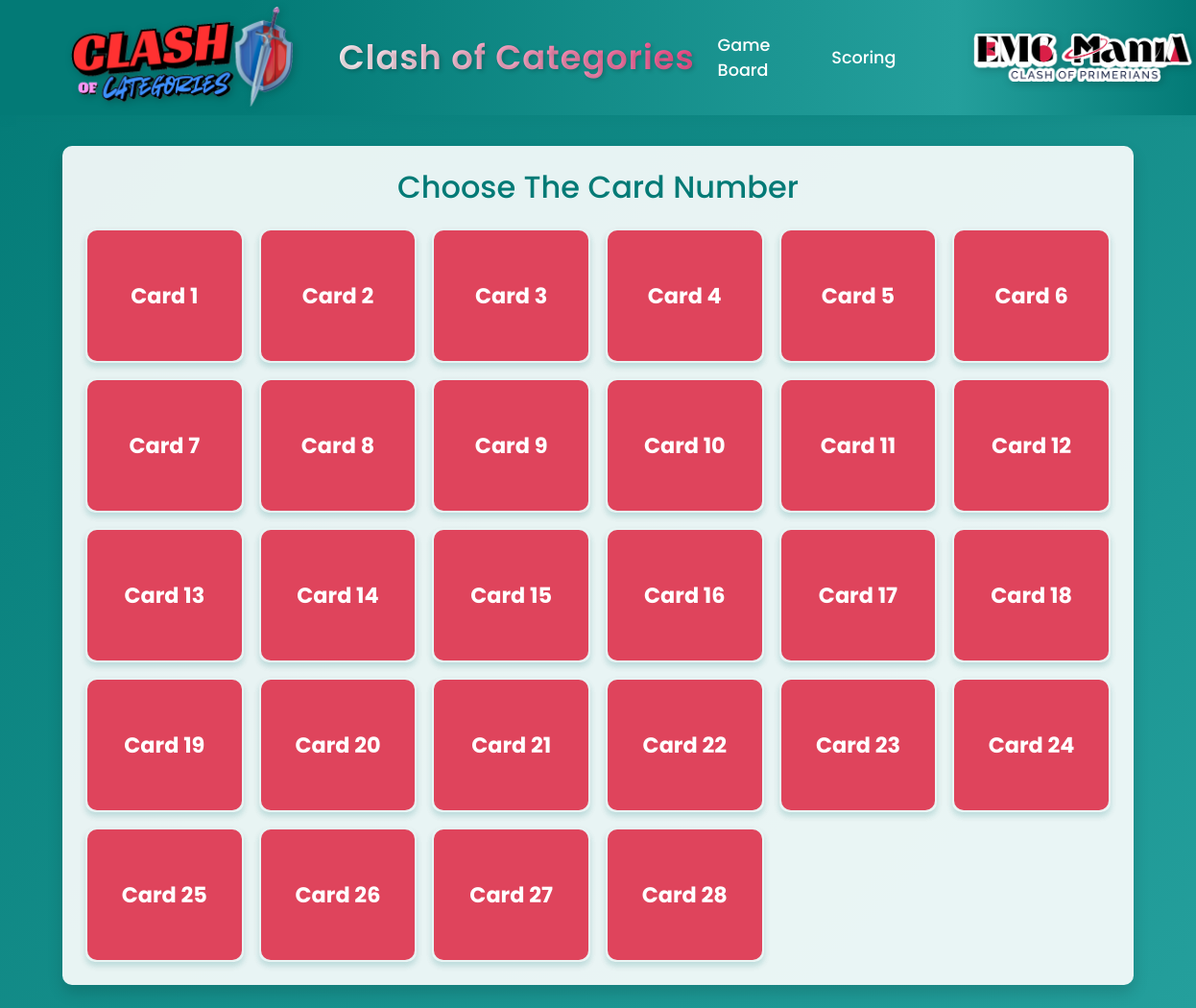
The page /game-board/ on the database its author committed.
### game/models.py (models this page shows, shortened)
class Card(models.Model):
    number = models.IntegerField(unique=True)
    category = models.ForeignKey(Category, on_delete=models.CASCADE)
    is_revealed = models.BooleanField(default=False)
    class Meta:
        ordering = ['number']

### game/views.py (the view)
# urls.py: path('game-board/', views.game_board, name='game_board'),
def game_board(request):
    cards = Card.objects.all().select_related('category')
    return render(request, 'game/game_board.html', {'cards': cards})

### game/templates/game/game_board.html (shortened to what this page needs)
{% extends 'game/base.html' %}
{% load static %}
{% block content %}
<div class="row mb-4">
    <div class="col-12">
        <div class="card shadow">
            <div class="card-body">
                <h2 class="text-center mb-4">Choose The Card Number</h2>
                <div class="row g-3">
                    {% for card in cards %}
                        <div class="col-md-2">
                            <div class="card category-card-container">
                                <div class="card category-card {% if card.is_revealed %}revealed{% endif %}"
                                     id="card-{{ card.id }}"
                                     data-card-id="{{ card.id }}"
                                     data-card-number="{{ card.number }}">
                                    <div class="card-content">
                                        <div class="unrevealed-content" onclick="revealCard({{ card.id }})">
                                            Card {{ card.number }}
                                        </div>
                                    </div>
                                    <div class="card-back">
                                        <div class="category-name">{{ card.category.name }}</div>
                                    </div>
                                </div>
                            </div>
                        </div>
                    {% endfor %}
                </div>
            </div>
        </div>
    </div>
</div>
{% endblock %}
{% block extra_css %}
<link href="https://cdnjs.cloudflare.com/ajax/libs/font-awesome/5.15.4/css/all.min.css" rel="stylesheet">
{% endblock %}

### game/static/game/css/style.css (style rules this page uses)
body { background: linear-gradient(135deg, #f5f7fa 0%, #e4e8eb 100%); min-height: 100vh; font-family: 'Poppins', sans-serif; }
.card-body { padding: 2.5rem; }

### game/templates/game/base.html (style rules this page uses)
:root { --dark-teal: #037a76; --light-teal: #249f9c; --white: #ffffff; --light-pink: #f44786; --dark-pink: #ed1b76; }
body { background: linear-gradient(135deg, var(--dark-teal) 0%, var(--light-teal) 100%); min-height: 100vh; font-family: 'Poppins', sans-serif; color: var(--white); }
.card { background: rgba(255, 255, 255, 0.9); border: none; border-radius: 10px; box-shadow: 0 4px 6px rgba(3, 122, 118, 0.1); transition: all 0.3s ease; }
.card-body { color: var(--dark-teal); padding: 1.5rem; }
.category-card { cursor: pointer; height: 150px; display: flex; align-items: center; justify-content: center; font-size: 1.5rem; background: linear-gradient(135deg, var(--dark-teal) 0%, var(--light-teal) 100%); color: var(--white); border: 2px solid transparent; transition: all 0.3s ease; }
h1, h2, h3, h4, h5, h6 { color: var(--dark-teal); }

### game/templates/game/game_board.html (style rules this page uses)
.category-card-container { position: relative; border: none; background: transparent; perspective: 1000px; }
.category-card { position: relative; height: 140px; border-radius: 10px; transition: transform 0.6s; transform-style: preserve-3d; overflow: visible; background: transparent; }
.card-content, .card-back { position: absolute; height: 100%; width: 100%; backface-visibility: hidden; display: flex; flex-direction: column; align-items: center; justify-content: center; padding: 1rem; }
.card-content { background: #df445c; transform: rotateY(0deg); border-radius: 10px; }
.card-back { background: #6b7b8a; transform: rotateY(180deg); border-radius: 10px; }
.category-name { font-size: 1.4rem; text-align: center; word-wrap: break-word; max-width: 100%; color: rgba(255, 255, 255, 0.9); font-weight: 400; letter-spacing: 0.5px; }
.unrevealed-content { width: 100%; height: 100%; display: flex; align-items: center; justify-content: center; cursor: pointer; font-size: 1.4rem; font-weight: 700; color: var(--white); }

### rows shown on the page
Card: number "1"
Card: number "2"
Card: number "3"
Card: number "4"
Card: number "5"
Card: number "6"
Card: number "7"
Card: number "8"
Card: number "9"
Card: number "10"
Card: number "11"
Card: number "12"
Card: number "13"
Card: number "14"
Card: number "15"
Card: number "16"
Card: number "17"
Card: number "18"
Card: number "19"
Card: number "20"
Card: number "21"
Card: number "22"
Card: number "23"
Card: number "24"
Card: number "25"
Card: number "26"
Card: number "27"
Card: number "28"
